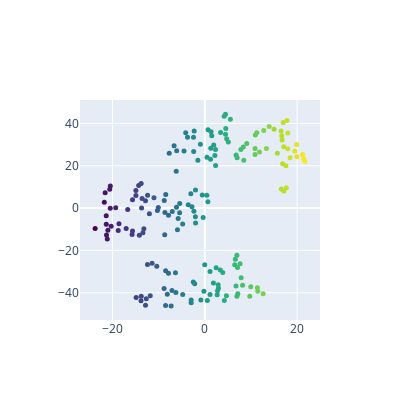

Notebook source saved alongside this figure:
### Code cell
tsne_num3(10)

### Figure 1 — Plotly figure (JSON) as saved in the notebook; plotly's stock layout.template omitted (floating-point values rounded to 4 significant figures; data arrays with more than 128 entries replaced by an {"elided": "..."} marker saying what was removed)
{"data": [{"marker": {"color": {"elided": "178 float values"}, "colorscale": [[0, "#440154"], [0.1111, "#482878"], [0.2222, "#3e4989"], [0.3333, "#31688e"], [0.4444, "#26828e"], [0.5556, "#1f9e89"], [0.6667, "#35b779"], [0.7778, "#6ece58"], [0.8889, "#b5de2b"], [1, "#fde725"]], "size": 5}, "mode": "markers", "type": "scatter", "x": {"elided": "178 float values"}, "y": {"elided": "178 float values"}}], "layout": {"height": 400, "width": 400}}
